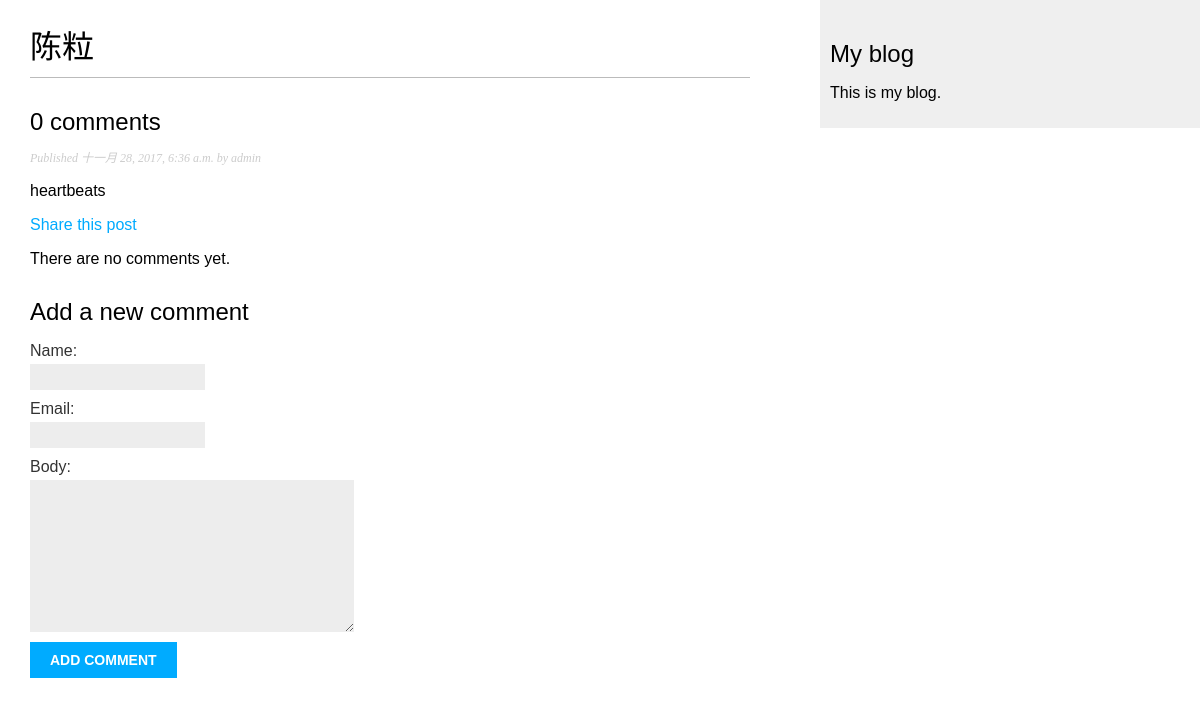
/blog/2017/11/28/sss/, run on an earlier commit of the app's database.
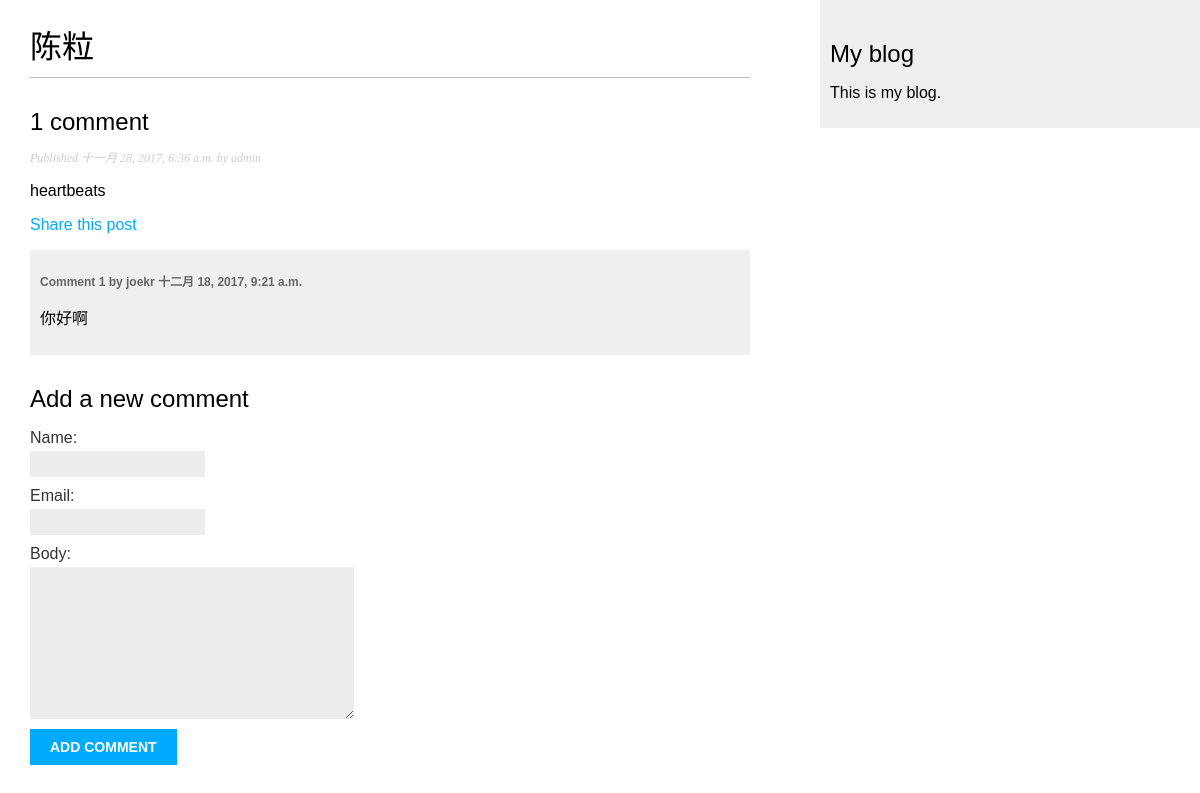
And on a later commit of the database.
### blog/models.py (models this page shows, shortened)
class Post(models.Model):
    STATUS_CHOICES = (
        ('draft', 'Draft'),
        ('published', 'Published'),
    )
    title = models.CharField(max_length=250)
    slug = models.CharField(max_length=250,
                            unique_for_date='publish')
    author = models.ForeignKey(User,
                               related_name='blog_posts'
                               )
    body = models.TextField()
    publish = models.DateTimeField(default=timezone.now)
    created = models.DateTimeField(auto_now_add=True)
    update = models.DateTimeField(auto_now=True)
    status = models.CharField(max_length=10,
                              choices=STATUS_CHOICES,
                              default='draft')
    objects = models.Manager()
    published = PublishedManager()
    tags = TaggableManager()
    class Meta:
        ordering = ('-publish',)

class Comment(models.Model):
    post = models.ForeignKey(Post, related_name='comments')
    name = models.CharField(max_length=80)
    email = models.EmailField()
    body = models.TextField()
    created = models.DateTimeField(auto_now_add=True)
    updated = models.DateTimeField(auto_now=True)
    active = models.BooleanField(default=True)
    class Meta:
        ordering = ('created',)

### blog/views.py (the view)
def post_detail(request, year, month, day, post):
    post = get_object_or_404(Post, slug=post,
                             status='published',
                             publish__year=year,
                             publish__month=month,
                             publish__day=day)
    comments = post.comments.filter(active=True)
    new_comment = None
    if request.method == 'post':
        comment_form = CommentForm(data=request.POST)
        if comment_form.is_valid():
            new_comment = comment_form.save(commit=False)
            new_comment.post = post
            new_comment.save
    else:
        comment_form = CommentForm()
    return render(request,
                  'blog/post/detail.html',
                  {'post': post, 'comments': comments,
                   'new_comment': new_comment, 'comment_form': comment_form})

### blog/forms.py
class CommentForm(forms.ModelForm):
    class Meta:
        model = Comment
        fields = ('name', 'email', 'body')

### blog/templates/blog/post/detail.html (shortened to what this page needs)
{% extends "blog/base.html" %}
{% block content %}
    <h1>{{ post.title }}</h1>
    {% with comments.count as total_comments %}
        <h2>{{ total_comments }} comment{{ total_comments|pluralize }}</h2>
    {% endwith %}
    <p class="date">
        Published {{ post.publish }} by {{ post.author }}
    </p>
    {{ post.body|linebreaks }}
    <p>
        <a href="{% url "blog:post_share" post.id %}">
            Share this post
        </a>
    </p>
    {% for comment in comments %}
        <div class="comment">
            <p class="info">
                Comment {{ forloop.counter }} by {{ comment.name }}
                {{ comment.created }}
            </p>
            {{ comment.body|linebreaks }}
        </div>
    {% empty %}
        <p>There are no comments yet.</p>
    {% endfor %}
    {% if new_comment %}
        <h2>Your comment has been added.</h2>
    {% else %}
        <h2>Add a new comment</h2>
        <form action="." method="post">
            {{ comment_form.as_p }}
            <p><input type="submit" value="Add comment"></p>
        </form>
    {% endif %}
{% endblock %}

### blog/templates/blog/base.html (shortened to what this page needs)
{% load staticfiles %}
<!DOCTYPE html>
<html>
<head lang="en">
    <link href="{% static "css/blog.css" %}" rel="stylesheet">
</head>
<body>
    <div id="content">
        {% block content %}
        {% endblock %}
    </div>
    <div id="sidebar">
        <h2>My blog</h2>
            <p>This is my blog.</p>
    </div>
</body>
</html>

### blog/static/css/blog.css (style rules this page uses)
body { margin:0; padding:0; font-family:helvetica, sans-serif; }
a { color:#00abff; text-decoration:none; }
h1 { font-weight:normal; border-bottom:1px solid #bbb; padding:0 0 10px 0; }
h2 { font-weight:normal; margin:30px 0 0; }
#content { float:left; width:60%; padding:0 0 0 30px; }
#sidebar { float:right; width:30%; padding:10px; background:#efefef; height:100%; }
p.date { color:#ccc; font-family: georgia, serif; font-size: 12px; font-style: italic; }
label { float:left; clear:both; color:#333; margin-bottom:4px; }
input, textarea { clear:both; float:left; margin:0 0 10px; background:#ededed; border:0; padding:6px 10px; font-size:12px; }
input[type=submit] { font-weight:bold; background:#00abff; color:#fff; padding:10px 20px; font-size:14px; text-transform:uppercase; }
.comment { padding:10px; }
.comment:nth-child(even) { background:#efefef; }
.comment .info { font-weight:bold; font-size:12px; color:#666; }

What changed in the data, as far as the page shows it:
added Comment: name "joekr", created "十二月 18, 2017, 9:21 a.m.", body "你好啊"
Also different on the page:
{{ total_comments }}: "0" → "1"
text no longer shown: "There are no comments yet."
